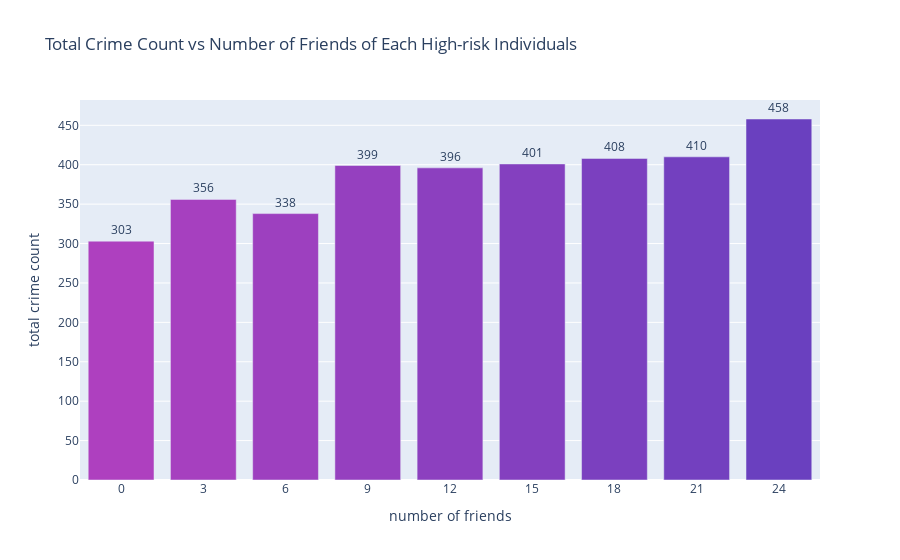

This figure's notebook cell:
### Code cell
import plotly.graph_objects as go
import numpy as np
x=[0,3,6,9,12,15,18,21,24]
y=[303,356,338,399,396,401,408,410,458]
colors = ['hsl('+str(h)+',50%'+',50%)' for h in np.linspace(292, 260,len(x))]
fig = go.Figure(data=[go.Bar(
            x=x, 
            y=y,
            text=y,
            textposition='outside',
            marker_color =colors,
        )])
fig.update_layout(title="Total Crime Count vs Number of Friends of Each High-risk Individuals ",
                 xaxis_title="number of friends",
                 yaxis_title="total crime count",)
fig.update_xaxes(nticks=20,type ='category')
fig.show()

### Figure 1 — Plotly figure (JSON) as saved in the notebook; plotly's stock layout.template omitted (floating-point values rounded to 4 significant figures)
{"data": [{"marker": {"color": ["hsl(292.0,50%,50%)", "hsl(288.0,50%,50%)", "hsl(284.0,50%,50%)", "hsl(280.0,50%,50%)", "hsl(276.0,50%,50%)", "hsl(272.0,50%,50%)", "hsl(268.0,50%,50%)", "hsl(264.0,50%,50%)", "hsl(260.0,50%,50%)"]}, "text": ["303", "356", "338", "399", "396", "401", "408", "410", "458"], "textposition": "outside", "type": "bar", "x": [0, 3, 6, 9, 12, 15, 18, 21, 24], "y": [303, 356, 338, 399, 396, 401, 408, 410, 458]}], "layout": {"title": {"text": "Total Crime Count vs Number of Friends of Each High-risk Individuals "}, "xaxis": {"nticks": 20, "title": {"text": "number of friends"}, "type": "category"}, "yaxis": {"title": {"text": "total crime count"}}}}
